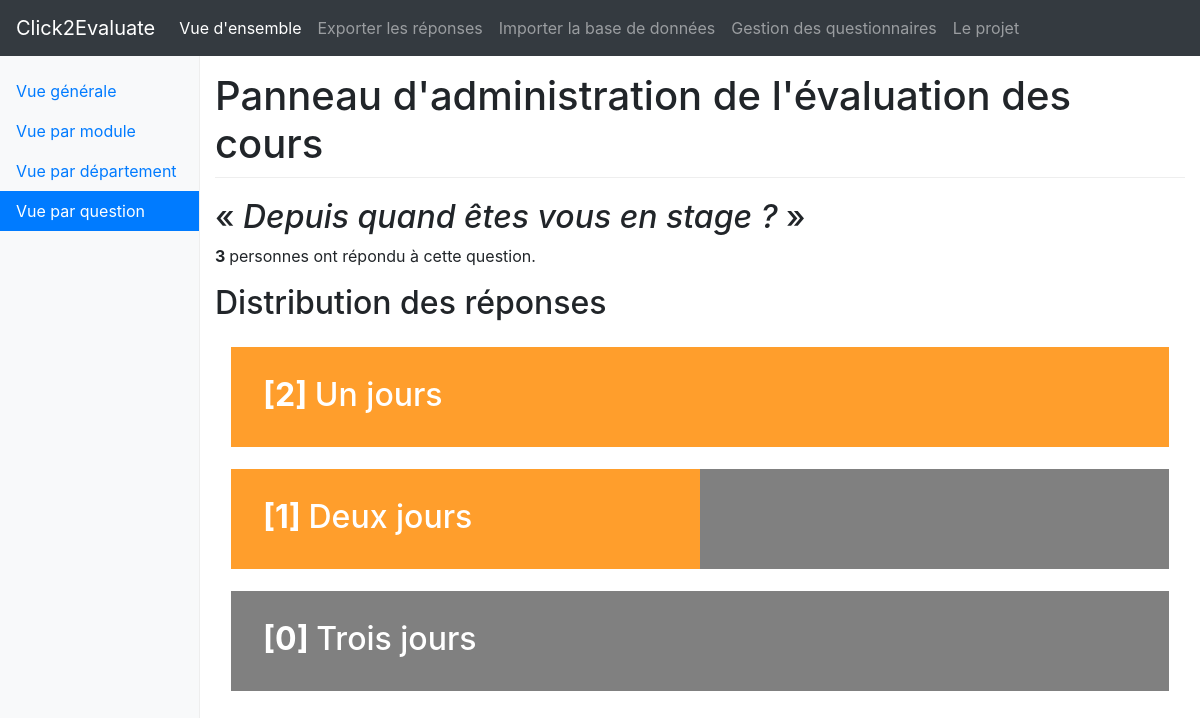
The page /s2ip/vueQuestions/10/ on the database its author committed.
### api/models.py (models this page shows, shortened)
class Question(models.Model):
    typeForm = models.ForeignKey(TypeForm, on_delete = models.CASCADE)
    position = models.IntegerField()
    title = models.CharField(max_length = 100)
    label = models.CharField(max_length = 300)
    obligatory = models.BooleanField(default = False)
    type_question = models.CharField(max_length = 50,
        validators=[
            RegexValidator(
                regex='^(select|selectOne|inline|text|number)$',
                message='Veuillez choisir un type de question parmi select, selectOne, inline ou text',
            ),
        ])
    type_data = models.CharField(max_length = 400, blank = True)
    isSub = models.BooleanField(max_length = 50)
    parentsQuestionPosition = models.IntegerField(default = 0)
    parentsQuestionsValue = models.IntegerField(default = 0)
    def all_answers(self):
        return [a.answer for a in QuestionWithAnswer.objects.filter(question = self)]

### controlPanel/views.py (the view)
# urls.py: path('vueQuestions/<int:id_q>/', views.question, name="questionView"),
def question(request, id_q):
    template = loader.get_template('controlPanel/question.html')
    question = Question.objects.get(id = id_q)
    answers = question.all_answers()
    frq_answers = {}
    max_frq = 0
    if question.type_question == "selectOne" or question.type_question == "select":
        list_answers = question.type_data.split(';')
        for x in list_answers:
            frq_answers[x] = 0
        for a in answers:
            label_answer = list_answers[int(a)]
            print(label_answer)
            if label_answer in frq_answers:
                frq_answers[label_answer] += 1
            else:
                frq_answers[label_answer] = 1
            max_frq = max(frq_answers[label_answer], max_frq)
    typeForm = question.typeForm
    print(frq_answers)
    rate_answer = 0
    if len(QuestionWithAnswer.objects.filter(question = question)) > 0:
        rate_answer = round(100.*len(QuestionWithAnswer.objects.filter(question = question, survey__answered = True))
            /len(Survey.objects.filter(group__course__typeForm = typeForm)), 1)
    data = {
        "question_label": question.label,
        "question_type": question.type_question,
        "nb_answers": len(QuestionWithAnswer.objects.filter(question = question, survey__answered = True)),
        "rate_answer": rate_answer,
        "frq_answers": frq_answers,
        "answers": answers,
        "max_frq": max_frq,
    }
    return HttpResponse(template.render(data, request))

### controlPanel/templates/controlPanel/question.html (shortened to what this page needs)
{% load static %}
<!doctype html>
<html lang="fr">
  <head>
    <link rel="stylesheet" href="https://maxcdn.bootstrapcdn.com/bootstrap/4.0.0-beta.3/css/bootstrap.min.css">
    <link rel="stylesheet" href="//cdnjs.cloudflare.com/ajax/libs/bootstrap-table/1.11.1/bootstrap-table.min.css">
    <link href="{% static 'controlPanel/style.css' %}" rel="stylesheet">
    <link href="{% static 'controlPanel/hbar.css' %}" rel="stylesheet">
  </head>
  <body>
    <nav class="navbar navbar-expand-md navbar-dark fixed-top bg-dark">
        <a class="navbar-brand" href="{% url 'controlPanel:home' %}"> Click2Evaluate </a>
        <div class="collapse navbar-collapse" id="navbarsExampleDefault">
          <ul class="navbar-nav mr-auto">
            <li class="nav-item active">
              <a class="nav-link" href="{% url 'controlPanel:generalView' %}"> Vue d'ensemble <span class="sr-only">(current)</span></a>
            </li>
            <li class="nav-item">
              <a class="nav-link" href="{% url 'controlPanel:exportDb' %}"> Exporter les réponses </a>
            </li>
            <li class="nav-item">
              <a class="nav-link" href="{% url 'controlPanel:importDb' %}"> Importer la base de données </a>
            </li>
            <li class="nav-item">
              <a class="nav-link" href="{% url 'controlPanel:typeForm' %}"> Gestion des questionnaires </a>
            </li>
            <li class="nav-item">
              <a class="nav-link" href="{% url 'controlPanel:project' %}"> Le projet </a>
            </li>
          </ul>
        </div>
      </nav>
    <div class="container-fluid">
      <div class="row">
        <nav class="col-sm-3 col-md-2 d-none d-sm-block bg-light sidebar">
          <ul class="nav nav-pills flex-column">
            <li class="nav-item">
              <a class="nav-link" href="{% url 'controlPanel:generalView' %}"> Vue générale</a>
            </li>
            <li class="nav-item">
              <a class="nav-link" href="{% url 'controlPanel:specificView' 'module'%}">
                  Vue par module </a>
            </li>
            <li class="nav-item">
              <a class="nav-link" href="{% url 'controlPanel:specificView' 'departement' %}">
                  Vue par département </a>
            </li>
            <li class="nav-item">
              <a class="nav-link active"
              href="{% url 'controlPanel:questionViewHome'%}"> Vue par question <span class="sr-only">(current)</span></a>
            </li>
          </ul>
        </nav>
        <main role="main" class="col-sm-9 ml-sm-auto col-md-10 pt-3">
          <h1> Panneau d'administration de l'évaluation des cours </h1>
          <h2> « <i> {{ question_label }} </i> » </h2>
          <p>
            <span class="number"> {{ nb_answers }} </span> personnes ont répondu à cette question.
          </p>
          {% if question_type == "selectOne" or question_type == "select" %}
            <h2> Distribution des réponses </h2>
              <ul class="skill-list">
                {% for key, value in frq_answers.items %}
                  <li class="skill">
                    <h3> <span class="number"> [{{ value }}] </span>{{ key }} </h3>
                    <progress class="skill-1" max="{{ max_frq }}" value="{{ value }}">
                    </progress>
                  </li>
                {% endfor %}
              </ul>
          {% else %}
            Ce type de question n'est pas encore géré
          {% endif %}
        </main>
      </div>
    </div>
  </body>
</html>

### controlPanel/static/controlPanel/style.css (style rules this page uses)
.number { font-weight: bold; }
body { padding-top: 3.5rem; }
h1 { padding-bottom: 9px; margin-bottom: 20px; border-bottom: 1px solid #eee; }
.sidebar { position: fixed; top: 51px; bottom: 0; left: 0; z-index: 1000; padding: 20px 0; overflow-x: hidden; overflow-y: auto; border-right: 1px solid #eee; }
.sidebar .nav { margin-bottom: 20px; }
.sidebar .nav-item { width: 100%; }
.sidebar .nav-item + .nav-item { margin-left: 0; }
.sidebar .nav-link { border-radius: 0; }

### controlPanel/static/controlPanel/hbar.css (style rules this page uses)
h3 { font-size: 2em; }
progress, progress[role] { -webkit-appearance: none; -moz-appearance: none; appearance: none; border: none; background-size: auto; height: 100px; width: 100%; }
.skill-list { list-style: none; margin: 0; padding: 1em; }
.skill { margin-bottom: 1em; position: relative; }
.skill h3 { color: #fff; left: 1em; line-height: 1; position: absolute; top: 1em; }

### rows shown on the page
Question: label "Depuis quand êtes vous en stage ?", type_question "selectOne" (drawn)

### other values the page prints
{{ nb_answers }} "3"
{{ value }} "2" "1" "0"
{{ key }} "Un jours" "Deux jours" "Trois jours"
